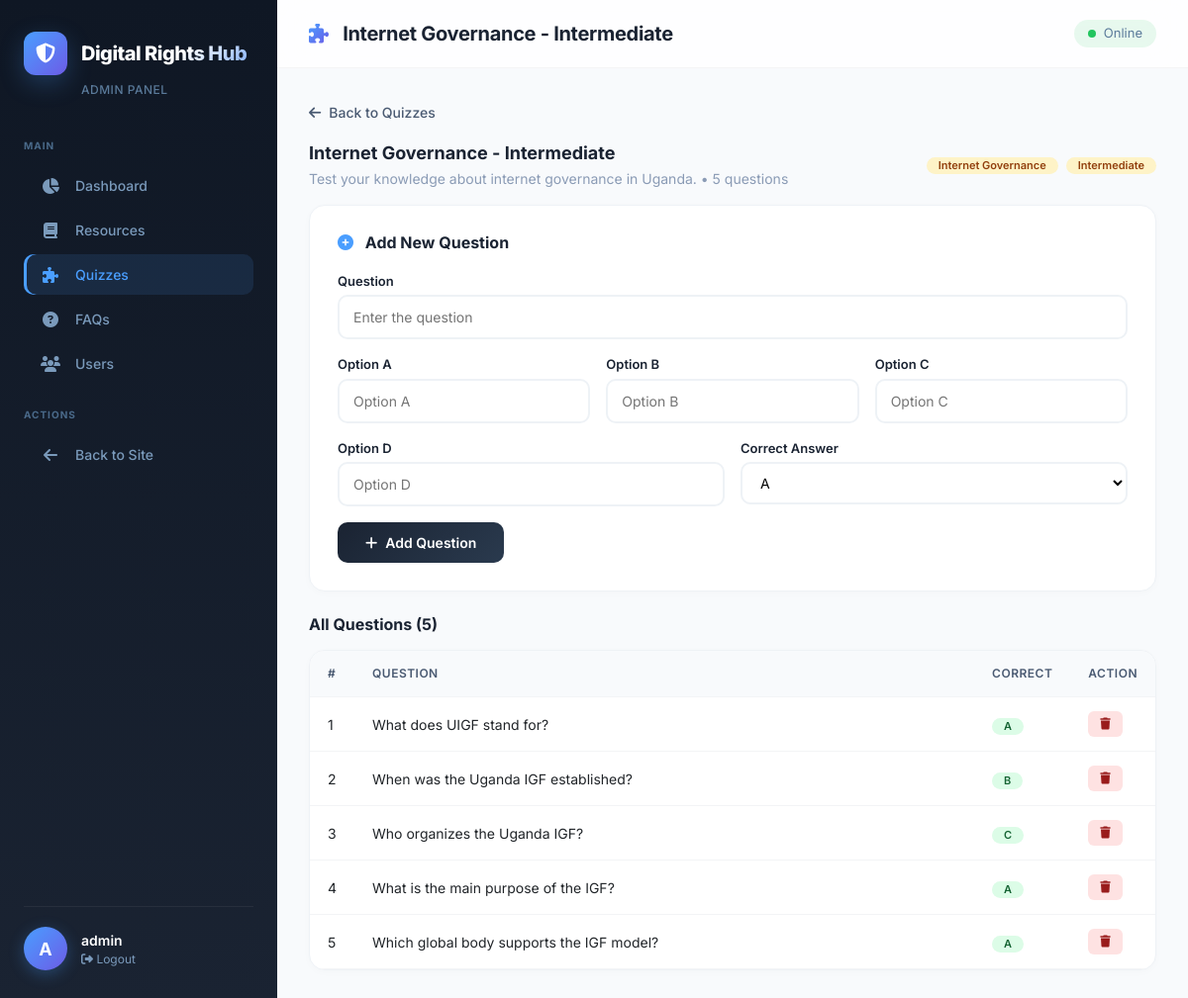
Page /admin-quizzes/4/ (signed in) on the committed database.
### chatbot/models.py (models this page shows, shortened)
class Quiz(models.Model):
    CATEGORY_CHOICES = [
        ('digital_rights', 'Digital Rights'),
        ('privacy', 'Data Privacy'),
        ('ai_policy', 'AI Policy'),
        ('cybersecurity', 'Cybersecurity'),
        ('internet_governance', 'Internet Governance'),
        ('general', 'General'),
    ]
    title = models.CharField(max_length=200)
    description = models.TextField()
    category = models.CharField(max_length=50, choices=CATEGORY_CHOICES)
    difficulty = models.CharField(max_length=20, choices=[
        ('beginner', 'Beginner'),
        ('intermediate', 'Intermediate'),
        ('advanced', 'Advanced'),
    ], default='beginner')
    time_limit = models.IntegerField(default=5)
    passing_score = models.IntegerField(default=70)
    is_published = models.BooleanField(default=True)
    created_at = models.DateTimeField(auto_now_add=True)

class QuizQuestion(models.Model):
    quiz = models.ForeignKey(Quiz, on_delete=models.CASCADE, related_name='questions')
    question_text = models.TextField()
    option_a = models.CharField(max_length=300)
    option_b = models.CharField(max_length=300)
    option_c = models.CharField(max_length=300)
    option_d = models.CharField(max_length=300)
    correct_answer = models.CharField(max_length=1, choices=[
        ('A', 'A'),
        ('B', 'B'),
        ('C', 'C'),
        ('D', 'D'),
    ])
    order = models.IntegerField(default=0)

### chatbot/views.py (the view, shortened to what this page needs)
# urls.py: path('admin-quizzes/<int:quiz_id>/', views.admin_quiz_detail, name='admin_quiz_detail'),
@staff_member_required(login_url='admin_login')
def admin_quiz_detail(request, quiz_id):
    quiz = get_object_or_404(Quiz, id=quiz_id)
    questions = QuizQuestion.objects.filter(quiz=quiz).order_by('order')
    context = {
        'quiz': quiz,
        'questions': questions,
        'question_count': questions.count(),
    }
    return render(request, 'chatbot/admin_quiz_detail.html', context)

### chatbot/templates/chatbot/admin_quiz_detail.html (shortened to what this page needs)
<!DOCTYPE html>
<html lang="en">
<head>
    <link href="https://cdn.jsdelivr.net/npm/bootstrap@5.3.0/dist/css/bootstrap.min.css" rel="stylesheet">
    <link rel="stylesheet" href="https://cdnjs.cloudflare.com/ajax/libs/font-awesome/6.4.0/css/all.min.css">
</head>
<body>
<aside class="sidebar" id="sidebar">
    <div class="sidebar-brand">
        <div class="logo-icon">
            <div class="icon-wrap"><i class="fas fa-shield-alt"></i></div>
            <h1>Digital Rights Hub</h1>
        </div>
        <div class="subtitle">Admin Panel</div>
    </div>
    <nav class="sidebar-nav">
        <div class="nav-label">Main</div>
        <a href="{% url 'admin_dashboard' %}" class="nav-item">
            <i class="fas fa-chart-pie"></i> Dashboard
        </a>
        <a href="{% url 'admin_resources' %}" class="nav-item">
            <i class="fas fa-book"></i> Resources
        </a>
        <a href="{% url 'admin_quizzes' %}" class="nav-item active">
            <i class="fas fa-puzzle-piece"></i> Quizzes
        </a>
        <a href="{% url 'admin_faqs' %}" class="nav-item">
            <i class="fas fa-question-circle"></i> FAQs
        </a>
                <a href="{% url 'admin_users' %}" class="nav-item {% if '/admin-users/' in request.path %}active{% endif %}">
            <i class="fas fa-users"></i> Users
        </a>
        <div style="margin-top: 24px;">
            <div class="nav-label">Actions</div>
            <a href="/" class="nav-item">
                <i class="fas fa-arrow-left"></i> Back to Site
            </a>
        </div>
    </nav>
    <div class="sidebar-footer">
        <div class="user-info">
            <div class="user-avatar">{{ user.username|make_list|first|upper }}</div>
            <div>
                <div class="user-name">{{ user.username }}</div>
                <div class="user-role">
                    <a href="{% url 'logout' %}"><i class="fas fa-sign-out-alt"></i> Logout</a>
                </div>
            </div>
        </div>
    </div>
</aside>
<main class="main-content">
    <header class="main-header">
        <div style="display: flex; align-items: center;">
            <h2><i class="fas fa-puzzle-piece"></i> {{ quiz.title }}</h2>
        </div>
        <div class="header-actions">
            <span class="status">
                <span class="dot"></span>
                <span>Online</span>
            </span>
        </div>
    </header>
    <div class="content-area">
        <a href="{% url 'admin_quizzes' %}" class="back-link">
            <i class="fas fa-arrow-left"></i> Back to Quizzes
        </a>
        <div style="display: flex; justify-content: space-between; align-items: center; flex-wrap: wrap; margin-bottom: 16px;">
            <div>
                <h4 style="font-size: 18px; font-weight: 700; color: #1a2332; margin: 0;">{{ quiz.title }}</h4>
                <p style="color: #8a9bb5; margin: 4px 0 0; font-size: 14px;">
                    {{ quiz.description|truncatewords:30 }} • {{ question_count }} questions
                </p>
            </div>
            <div style="display: flex; gap: 8px; align-items: center;">
                <span class="badge badge-{{ quiz.category }}">{{ quiz.get_category_display }}</span>
                <span class="badge badge-{{ quiz.difficulty }}">{{ quiz.get_difficulty_display }}</span>
            </div>
        </div>
        <div class="form-card">
            <h3><i class="fas fa-plus-circle"></i> Add New Question</h3>
            <form method="POST">
                <div class="form-group">
                    <label>Question</label>
                    <input type="text" name="question_text" placeholder="Enter the question" required>
                </div>
                <div class="form-row-3">
                    <div class="form-group">
                        <label>Option A</label>
                        <input type="text" name="option_a" placeholder="Option A" required>
                    </div>
                    <div class="form-group">
                        <label>Option B</label>
                        <input type="text" name="option_b" placeholder="Option B" required>
                    </div>
                    <div class="form-group">
                        <label>Option C</label>
                        <input type="text" name="option_c" placeholder="Option C" required>
                    </div>
                </div>
                <div class="form-row">
                    <div class="form-group">
                        <label>Option D</label>
                        <input type="text" name="option_d" placeholder="Option D" required>
                    </div>
                    <div class="form-group">
                        <label>Correct Answer</label>
                        <select name="correct_answer" required>
                            <option value="A">A</option>
                        </select>
                    </div>
                </div>
                <button type="submit" class="btn-submit"><i class="fas fa-plus"></i> Add Question</button>
            </form>
        </div>
        <h4 class="section-title">All Questions ({{ question_count }})</h4>
        <div class="table-wrap">
            {% if questions %}
            <table>
                <tr>
                    <th style="width: 40px;">#</th>
                    <th>Question</th>
                    <th style="width: 80px;">Correct</th>
                    <th style="width: 80px;">Action</th>
                </tr>
                {% for q in questions %}
                <tr>
                    <td>{{ forloop.counter }}</td>
                    <td>{{ q.question_text|truncatechars:60 }}</td>
                    <td><span class="badge badge-correct">{{ q.correct_answer }}</span></td>
                    <td>
                        <form method="POST" action="{% url 'admin_delete_question' q.id %}" style="display:inline;" id="deleteForm-{{ q.id }}">
                            <button type="button" class="btn-action danger" onclick="openDeleteModal('deleteForm-{{ q.id }}', 'Delete this question?')">
                                <i class="fas fa-trash"></i>
                            </button>
                        </form>
                    </td>
                </tr>
                {% endfor %}
            </table>
            {% else %}
            <div class="empty-state">
                <i class="fas fa-question-circle"></i>
                <h4>No questions yet</h4>
                <p>Add your first question using the form above.</p>
            </div>
            {% endif %}
        </div>
    </div>
</main>
</body>
</html>

### rows in the picture
Quiz: title "Internet Governance - Intermediate", description "Test your knowledge about internet governance in Uganda.", category "Internet Governance", difficulty "Intermediate"
QuizQuestion: question_text "What does UIGF stand for?", correct_answer "A"
QuizQuestion: question_text "When was the Uganda IGF established?", correct_answer "B"
QuizQuestion: question_text "Who organizes the Uganda IGF?", correct_answer "C"
QuizQuestion: question_text "What is the main purpose of the IGF?", correct_answer "A"
QuizQuestion: question_text "Which global body supports the IGF model?", correct_answer "A"

### other values in the picture
{{ user.username|make_list|first|upper }} "A"
{{ user.username }} "admin"
{{ question_count }} "5"
